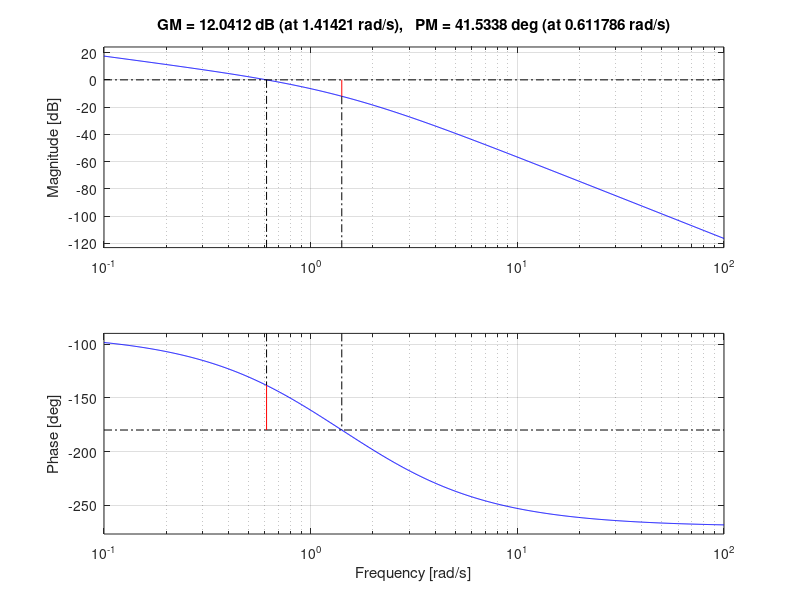
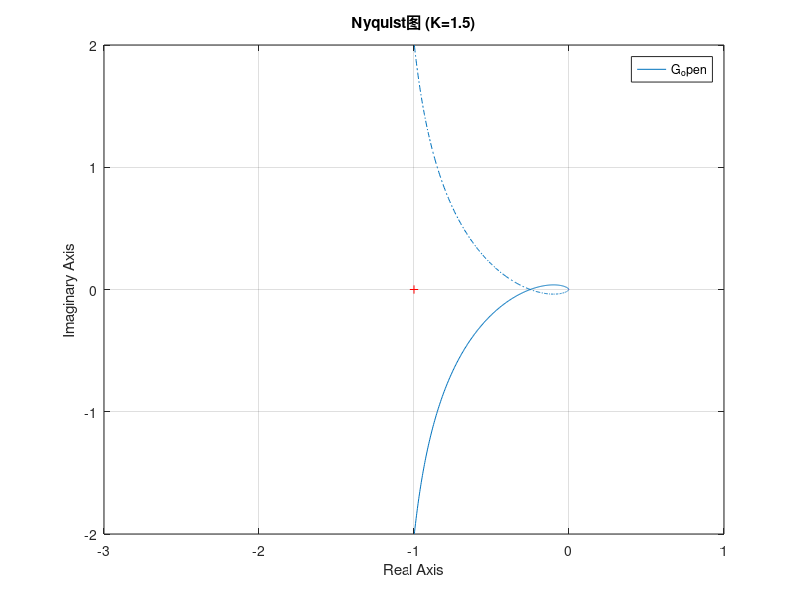
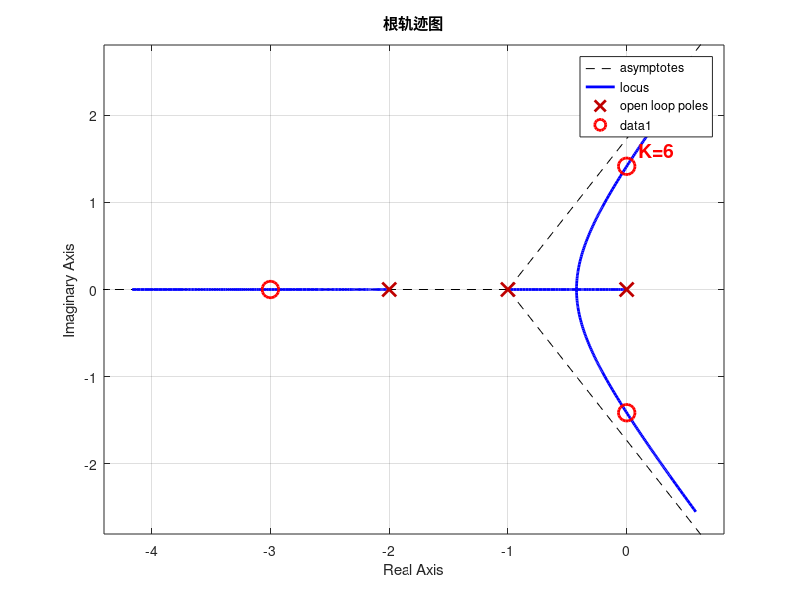
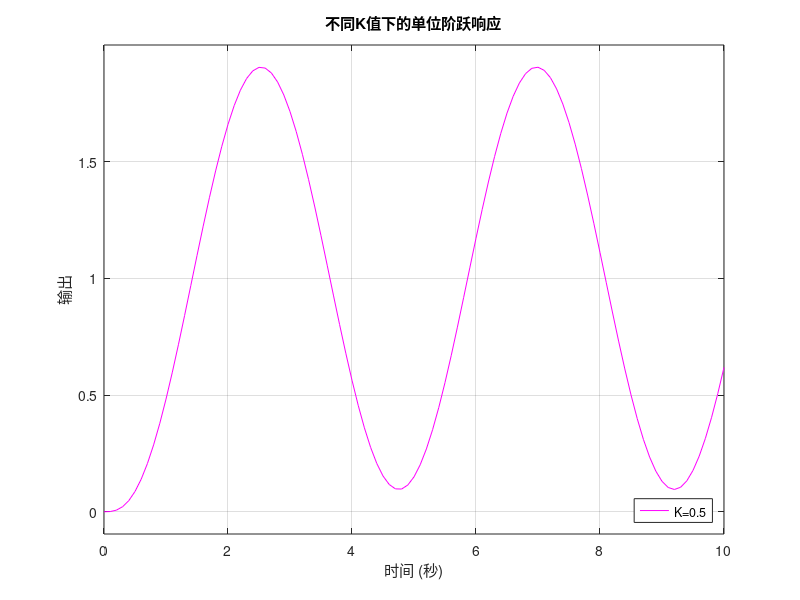

Source code (MATLAB) for these figures, in order:
%% 控制系统时域和频域分析
% 开环传递函数：G(s) = K/[s(s+1)(s+2)]
clear; 
clc; 
close all;  

%% 1. 定义系统传递函数
K = 1.5;
num = K;
den = conv([1 0], conv([1 1], [1 2]));  % 分母：s(s+1)(s+2)
G_open = tf(num, den);
G_closed = feedback(G_open, 1);

disp('=== 开环传递函数 ===');
disp(G_open);
disp('=== 闭环传递函数 ===');
disp(G_closed);

%% 2. Bode图
figure('Name','1-Bode图');
bode(G_open);
grid on;
title(['Bode图 (K=', num2str(K), ')']);
margin(G_open);  % 自动标出幅值裕度和相角裕度

%% 3. Nyquist图
figure('Name','2-Nyquist图');
nyquist(G_open);
grid on;
title(['Nyquist图 (K=', num2str(K), ')']);
axis([-3 1 -2 2]);  % 固定坐标轴，方便观察(-1,j0)点

%% 4. 根轨迹图（自动计算临界K）
figure('Name','3-根轨迹图');
rlocus(G_open);
title('根轨迹图');
grid on;

% 用劳斯判据精确计算临界稳定K值（理论值）
% 特征方程：s³ + 3s² + 2s + K = 0
% 劳斯阵列第一列：1, 3, (6-K)/3, K
% 临界条件：(6-K)/3 = 0 → K=6
k_critical = 6;
poles_critical = roots([1 3 2 k_critical]);

disp('=== 正确的临界稳定增益K值 ===');
disp(k_critical);
disp('=== 正确的临界稳定闭环极点 ===');
disp(poles_critical);

% 在图上用红色圆圈自动标出正确的临界稳定点
hold on;
plot(real(poles_critical), imag(poles_critical), 'ro', 'MarkerSize', 12, 'LineWidth', 2);
text(0.1, 1.6, ['K=', num2str(k_critical)], 'FontSize', 14, 'Color', 'red', 'FontWeight', 'bold');
hold off;

%% 5. 不同K值的阶跃响应
figure('Name','4-不同K值阶跃响应');
K_values = [0.5, 1.5, 3, 6];
hold on;
step(feedback(tf(0.5, den), 1), 10, 'b');
step(feedback(tf(1.5, den), 1), 10, 'r');
step(feedback(tf(3, den), 1), 10, 'y');
step(feedback(tf(6, den), 1), 10, 'm');
hold off;
grid on;
legend('K=0.5', 'K=1.5', 'K=3', 'K=6', 'Location', 'southeast');
title('不同K值下的单位阶跃响应');
xlabel('时间 (秒)');
ylabel('输出');

%% 6. 斜坡响应稳态误差
Kv = K / 2;
ess_ramp = 1 / Kv;

disp('=== 斜坡响应稳态误差分析 ===');
disp(['速度误差系数 Kv = ', num2str(Kv)]);
disp(['单位斜坡输入稳态误差 ess = ', num2str(ess_ramp)]);

disp(' ');
disp('=== 最终实验结论 ===');
disp('当 0 < K < 6 时，系统稳定');
disp('当 K ≥ 6 时，系统不稳定');
disp('增大K：响应变快，误差减小，但超调量增大，稳定性下降');
